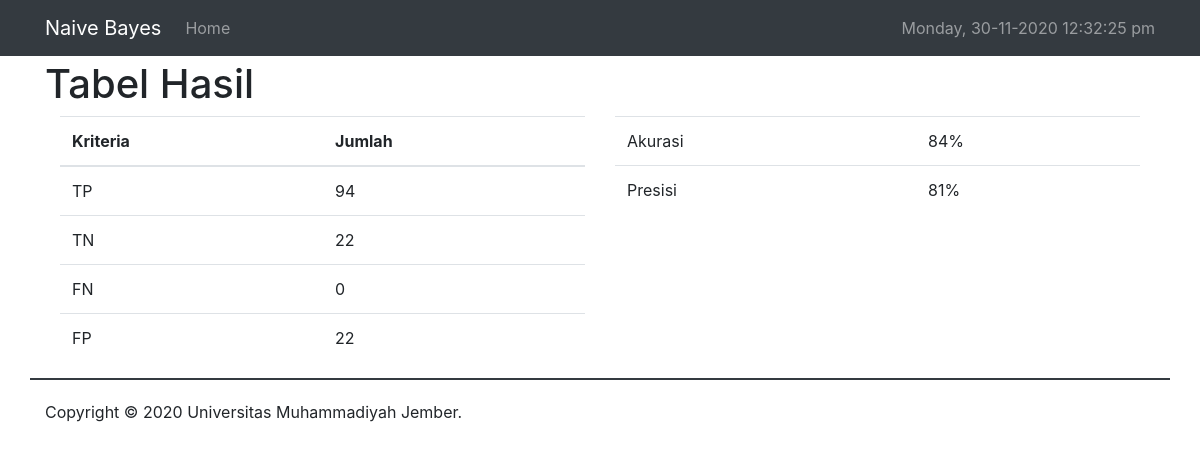
The page /tabel-hasil.php (signed in) on the database its author committed.
### tables this page shows
CREATE TABLE `hasil` (
  `TP` int(11) NOT NULL,
  `TN` int(11) NOT NULL,
  `FP` int(11) NOT NULL,
  `FN` int(11) NOT NULL,
  `akurasi` int(11) NOT NULL,
  `presisi` int(11) NOT NULL,
  `recall` int(11) NOT NULL
);

### tabel-hasil.php (the view, shortened to what this page needs)
<?php
include "header.php";
$select_hasil = mysqli_query($koneksi, "select * from hasil");
$data = mysqli_fetch_array($select_hasil);
?>
<h1>Tabel Hasil</h1>
<div class="container-fluid">
    <div class="row">
    <div class="col-md">
        <table class="table">
        <thead>
            <tr>
            <th>Kriteria</th>
            <th>Jumlah</th>
            </tr>
        </thead>
        <tbody>
            <tr>
                <td>TP</td>
                <td><?= $data['TP'] ?></td>
            </tr>
            <tr>
                <td>TN</td>
                <td><?= $data['TN'] ?></td>
            </tr>
            <tr>
                <td>FN</td>
                <td><?= $data['FP'] ?></td>
            </tr>
            <tr>
                <td>FP</td>
                <td><?= $data['FN'] ?></td>
            </tr>
        </tbody>
        </table>
    </div>
    <div class="col-md">
        <table class="table">
        <tbody>
            <tr>
                <td>Akurasi</td>
                <td><?= $data['akurasi'] ?>%</td>
            </tr>
            <tr>
                <td>Presisi</td>
                <td><?= $data['recall'] ?>%</td>
            </tr>
        </tbody>
        </table>
    </div>
</div>
</div>
<?php
include "footer.php";
?>

### rows shown on the page
hasil: TP "94", TN "22", FP "0", FN "22", akurasi "84", recall "81"
